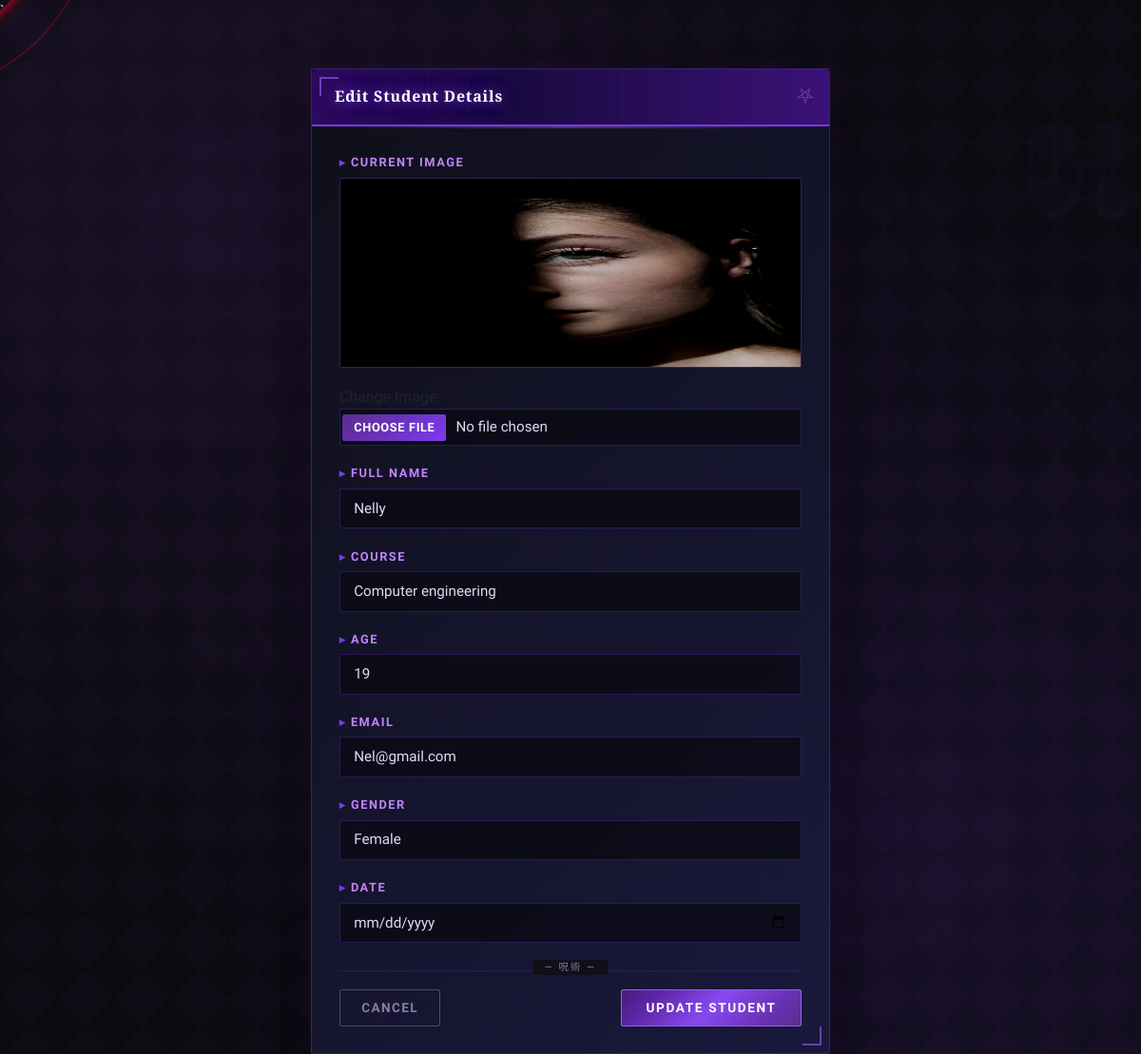
The app's page /updatestudent/4 with its own data.
### Dashboard/models.py (models this page shows, shortened)
class Student(models.Model):
    image = models.ImageField(upload_to='students/',null=True ,blank=True)
    name = models.CharField(max_length=20)
    course = models.CharField(max_length=30)
    age = models.IntegerField()
    email = models.EmailField()
    gender = models.CharField(max_length=20,null=True ,blank=True)
    date = models.DateField(null=True ,blank=True)

### Dashboard/views.py (the view, shortened to what this page needs)
# urls.py: path('updatestudent/<int:id>',views.update_student, name='update_student'),
def update_student(request,id):
    student = get_object_or_404(Student, id=id)
    return render(request, 'update_student.html', {'student': student})

### Dashboard/templates/update_student.html (shortened to what this page needs)
{% load static %}
<!DOCTYPE html>
<html lang="en">
<head>
    <link href="https://cdn.jsdelivr.net/npm/bootstrap@5.3.0/dist/css/bootstrap.min.css" rel="stylesheet">
    <link rel="stylesheet" href="{% static 'css/main.css'%}">
</head>
<body>
`<div class="container mt-5">
    <div class="row justify-content-center">
        <div class="col-md-6">
            <div class="card shadow">
                <div class="card-header bg-primary text-white">
                    <h4 class="mb-0">Edit Student Details</h4>
                </div>
                <div class="card-body">
                    <form method="POST" enctype="multipart/form-data">
                        {% if student.image %}
                         <div class="mb-3">
                            <label class="form-label">Current Image</label>
                             <img src="{{ student.image.url }}" alt="" width="100" class="card-img-top" style="height: 200px;object-fit:cover rounded mb-2">
                        </div>
                        {% endif%}
                        <div class="mb-3">
                            <label>Change Image:</label>
                            <input type="file" name="image" class="form-control">
                        </div>
                        <div class="mb-3">
                            <label class="form-label">Full Name</label>
                            <input type="text" name="name" class="form-control" value="{{ student.name }}">
                        </div>
                        <div class="mb-3">
                            <label class="form-label">Course</label>
                            <input type="text" name="course" class="form-control" value="{{ student.course }}">
                        </div>
                        <div class="mb-3">
                            <label class="form-label">Age</label>
                            <input type="number" name="age" class="form-control" value="{{ student.age }}" >
                        </div>
                        <div class="mb-3">
                            <label class="form-label">Email</label>
                            <input type="email" name="email" class="form-control" value="{{ student.email }}">
                        </div>
                        <div class="mb-3">
                            <label class="form-label">Gender</label>
                            <input type="text" name="gender" class="form-control" value="{{ student.gender }}">
                        </div>
                         <div class="mb-3">
                            <label class="form-label">Date</label>
                            <input type="date" name="date" class="form-control" value="{{ student.date }}">
                        </div>
                        <div class="d-flex justify-content-between">
                            <a href="{% url 'dashboard' %}" class="btn btn-secondary">Cancel</a>
                            <button type="submit" class="btn btn-primary">Update Student</button>
                        </div>
                    </form>
                </div>
            </div>
        </div>
    </div>
</div>
</body>
</html>

### static/css/main.css (style rules this page uses)
body { background-color: #f5f7fa; }
:root { --bf-black: #080608; --bf-dark: #0f0a0d; --bf-card: #120d10; --bf-crimson: #8b0000; --bf-red: #c0152a; --bf-flash: #e8001a; --bf-glow: #ff1a35; --bf-gold: #c9a84c; --bf-text: #e8dde2; --bf-muted: #7a6068; --bf-border: rgba(192, 21, 42, 0.35); }
* { cursor: none !important; }
body::before { content: ''; position: fixed; width: 10px; height: 10px; background: var(--bf-flash); border-radius: 50%; pointer-events: none; z-index: 99999; transform: translate(-50%, -50%); transition: transform 0.1s ease, background 0.2s ease; box-shadow: 0 0 10px var(--bf-flash), 0 0 20px rgba(232, 0, 26, 0.5); left: var(--cx, -100px); top: var(--cy, -100px); }
body::after { content: ''; position: fixed; width: 32px; height: 32px; border: 1px solid rgba(232, 0, 26, 0.5); border-radius: 50%; pointer-events: none; z-index: 99998; transform: translate(-50%, -50%); transition: left 0.12s ease, top 0.12s ease, width 0.2s ease, height 0.2s ease, border-color 0.2s ease; left: var(--cx, -100px); top: var(--cy, -100px); }
body { animation: pageEnter 0.7s ease forwards; }
.card { animation: cardRise 0.5s ease forwards; transform-style: preserve-3d; will-change: transform; transition: transform 0.3s ease, box-shadow 0.3s ease, border-color 0.3s ease !important; }
.card-img-top { filter: grayscale(40%) brightness(0.8) contrast(1.1) !important; transition: filter 0.4s ease, transform 0.4s ease !important; transform-origin: center center; }
.btn { position: relative; overflow: hidden; transition: transform 0.2s ease, box-shadow 0.3s ease !important; }
.btn::after { content: ''; position: absolute; inset: 50%; background: rgba(255, 255, 255, 0.15); border-radius: 50%; transform: scale(0); opacity: 0; transition: none; }
.btn-primary, .btn-success, .btn-danger { animation: btnIdle 3s ease-in-out infinite; }
.mb-3, .mb-4 { transition: transform 0.2s ease; }
.form-control, .form-select { transition: border-color 0.3s ease, box-shadow 0.3s ease, background 0.3s ease, transform 0.2s ease !important; }

### records on screen
Student: image (picture), name "Nelly", course "Computer engineering", age "19", email "Nel@gmail.com", gender "Female"
